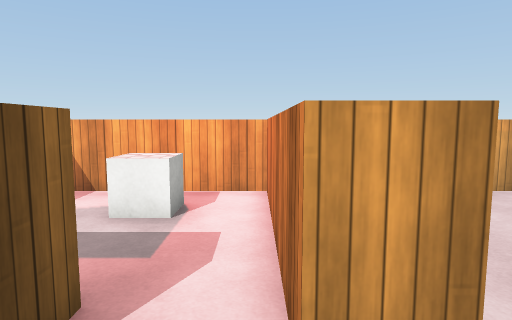
view 1 (above)

22 first-person views from a walk through a 3-D level made in the Unity game engine. The camera is 1.5 m above the floor, tilts 6° down and sees 75° across. The floor is counted in squares, 1 m on a side. Each view is taken from the middle of a square. On the plan, view 1 faces up. The plan holds only what a view shows up to about 15 squares ahead; the rest is blank. Surface patterns are stand-ins for the level's own textures.

view 2
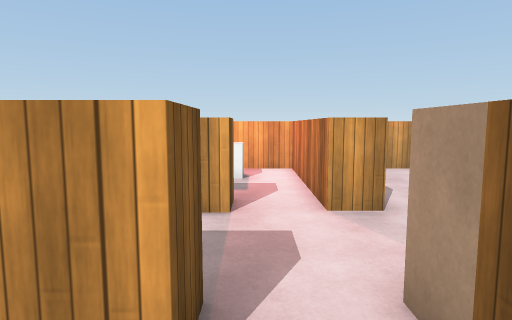

view 3
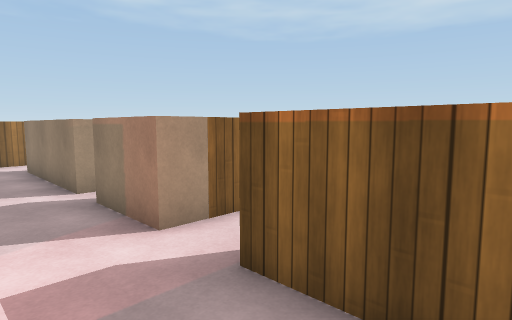

view 4
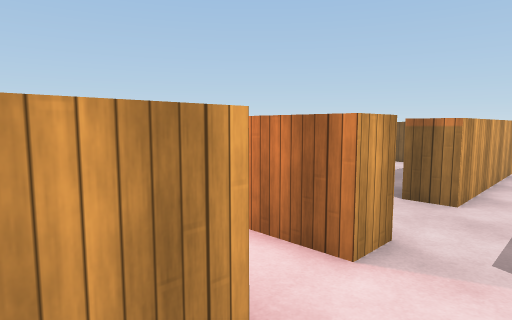

view 5
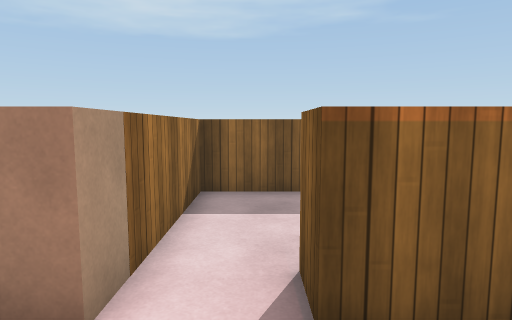

view 6
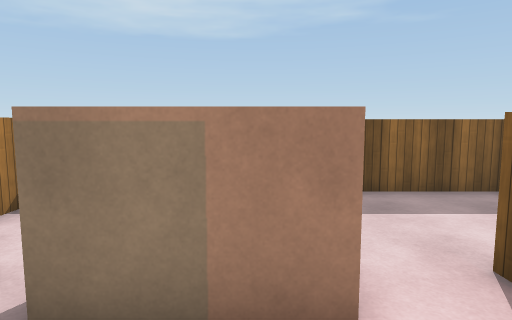

view 7
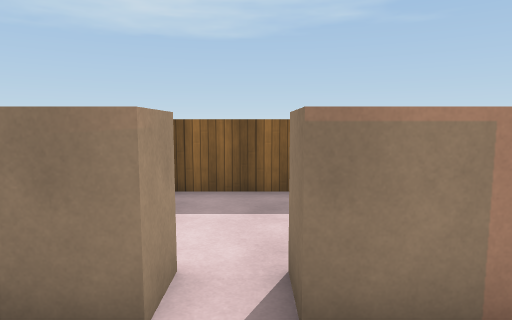

view 8
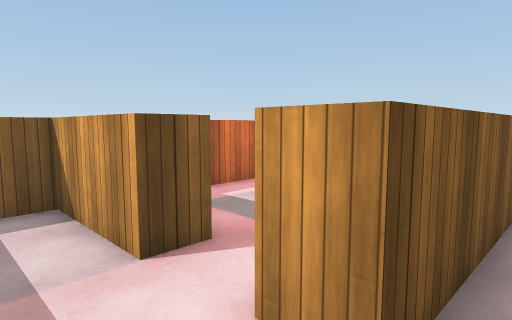

view 9
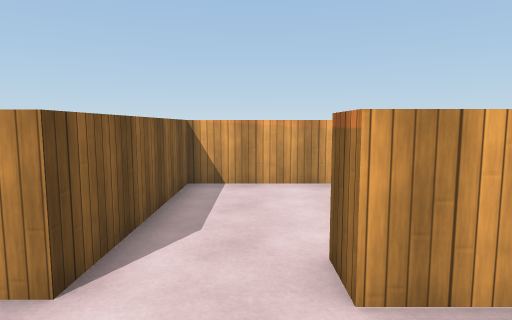

view 10
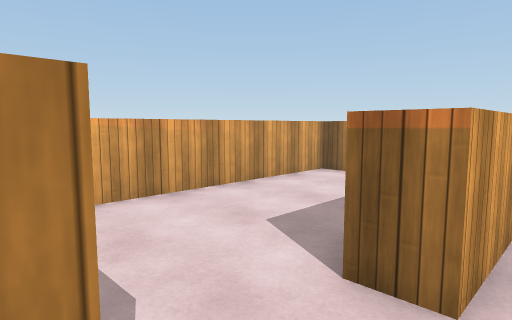

view 11
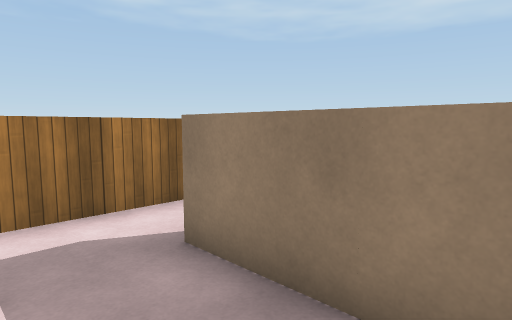

view 12
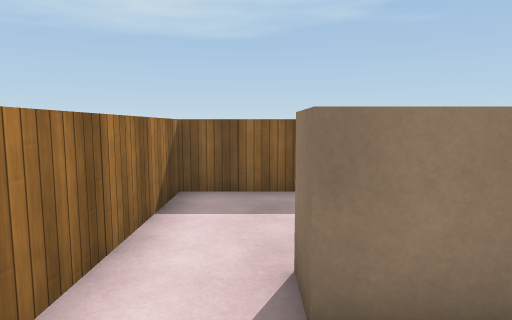

view 13
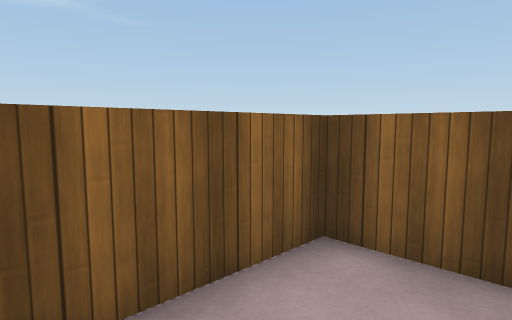

view 14
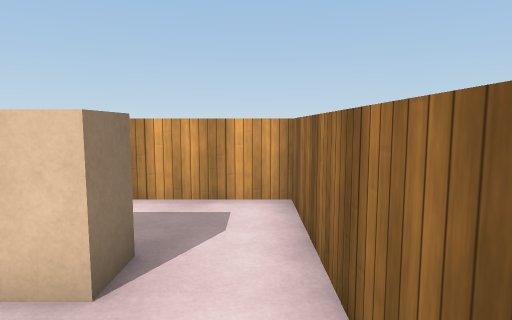

view 15
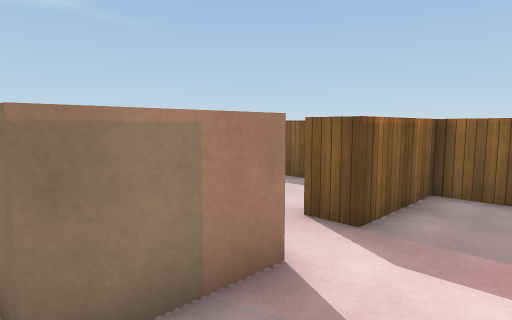

view 16
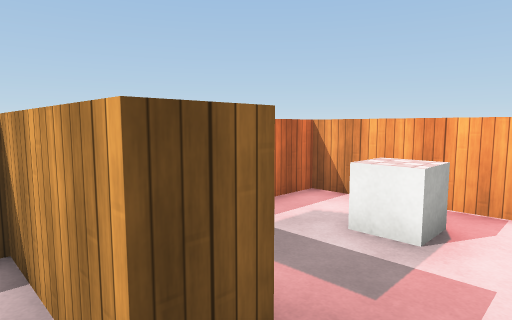

view 17
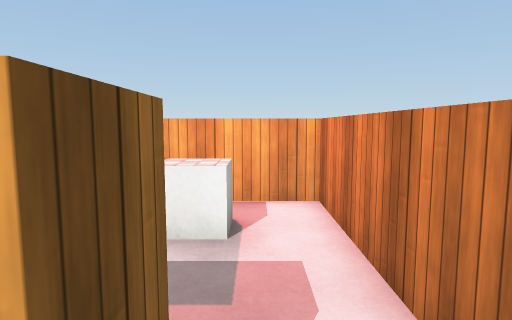

view 18
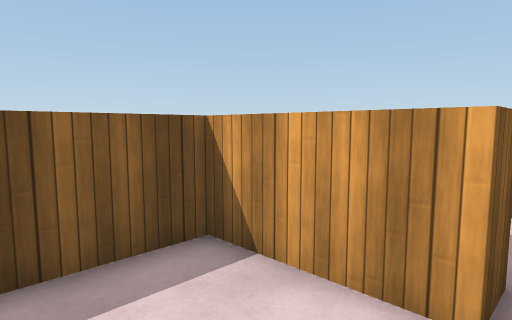

view 19
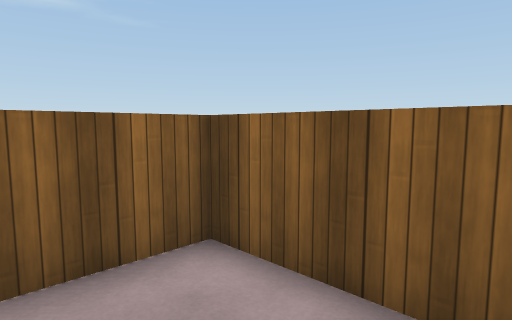

view 20
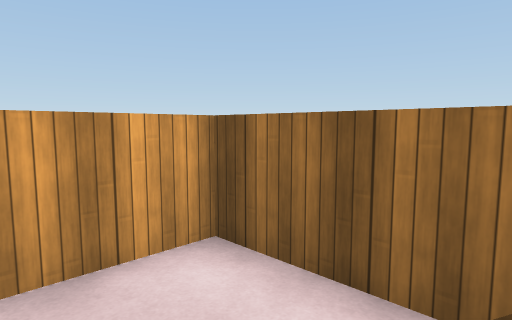

view 21
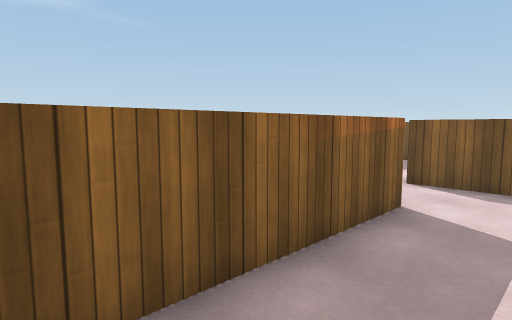

view 22
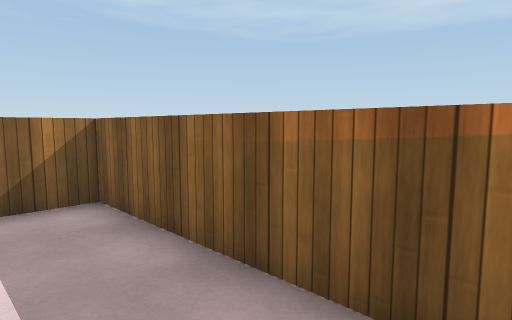

### Floor plan
Points are (right, up) in squares from view 1. A wall is a line through its corners. A room is listed if a view was taken in it or the views show most of it. See-through windows are left out.
Room 1 (views 1, 3, 4, 5, 6, 7, 8, 9, 10, 11, 12, 13, 14, 15, 16, 17)
walls: (6.2, -4.4) (6.2, -6.5) (10.7, -6.5) (10.7, 1.6) (3.8, 1.6); (5.2, -4.9) (5.2, -4.4); (1.3, 1.6) (0.3, 1.6); (2.1, -6.5) (4.9, -6.5); (-1.4, 1.6) (-4.6, 1.6) (-4.6, -1.3) (-1.4, -1.3) (-1.4, -2.3)
ways out: opening at (-1, -2) to room 2; opening at (2.5, 2) to room 3; opening at (-1, 2) to room 4
objects: block (0, -2) to (3, -1); block (4, -2) to (5, -1); block (6, -2) to (8, -1)
Room 2 (views 2, 18, 19)
walls: (-1.4, -2.3) (-4.6, -2.3) (-4.6, -6.5) (0.3, -6.5) (0.3, -2.4)
ways out: opening at (-1, -2) to room 1
Room 3 (views 20, 21, 22)
walls: (3.8, 1.6) (3.8, 2.6) (10.7, 2.6) (10.7, 7.5) (1.3, 7.5) (1.3, 1.6)
ways out: opening at (2.5, 2) to room 1
Room 4 (no view inside)
walls: (-1.4, 2.6) (-1.4, 1.6); (0.3, 1.6) (0.3, 7.5) (-4.6, 7.5) (-4.6, 5)
ways out: opening at (-1, 2) to room 1
objects: cube (-2, 5) to (-2, 6)

Positions as (right, up) in squares from view 1, and headings:
1: (0, 0), facing up
2: (-1, -4), facing up
3: (-4, 1), facing down-right
4: (-3, 0), facing up-right
5: (-1, 1), facing down
6: (1, 1), facing down
7: (3, 1), facing down
8: (2, 0), facing up-left
9: (3, -1), facing up
10: (1, 1), facing up-right
11: (5, 1), facing down-right
12: (9, 1), facing down
13: (10, -4), facing down-left
14: (10, -5), facing up
15: (3, 1), facing down-left
16: (0, 1), facing up-left
17: (-1, 1), facing up
18: (-1, -5), facing up-left
19: (-2, -3), facing down-left
20: (8, 4), facing up-right
21: (10, 5), facing down-left
22: (4, 5), facing down-right
